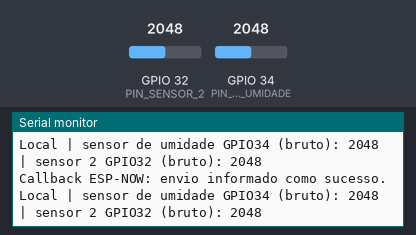
Bench run of a sketch on a simulated ESP32. Parts: the last lines printed to the serial monitor. The test bench sets the inputs (shaded band); at power-on: GPIO 32 (PIN_SENSOR_2) = 2048, GPIO 34 (PIN_SENSOR_UMIDADE) = 2048 (analog values on the 0–4095 scale).

Above: at 1.7 s.
1.8 s: GPIO 32 (PIN_SENSOR_2) set to 2866
At 2.9 s:
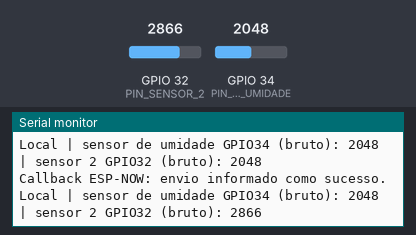
3.3 s: GPIO 34 (PIN_SENSOR_UMIDADE) set to 2866
At 3.9 s:
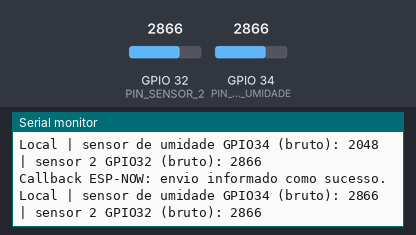
4.8 s: GPIO 32 (PIN_SENSOR_2) set to 3603
At 6.1 s:
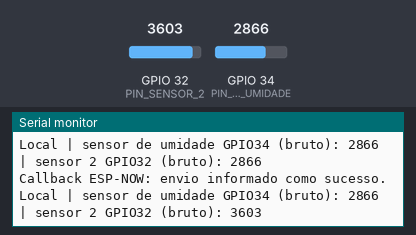
6.3 s: GPIO 34 (PIN_SENSOR_UMIDADE) set to 3603
At 7.4 s:
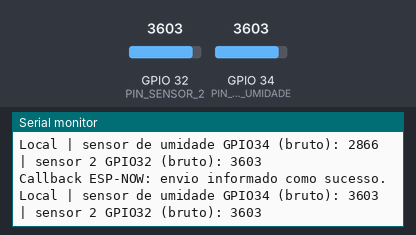
Timing chart, 0 to 8.8 s (numbered marks = the images above; inputs shaded):
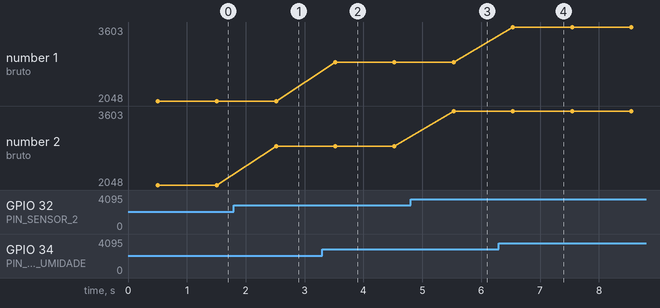

The sketch:

esp1_sensor.ino
```cpp
#include <Arduino.h>
#include <WiFi.h>
#include <esp_now.h>
#include <esp_wifi.h>
#include <esp_err.h>
#include <freertos/FreeRTOS.h>
#include <freertos/queue.h>

static const uint8_t PIN_SENSOR_UMIDADE = 34;
static const uint8_t PIN_SENSOR_2 = 32;
static const uint8_t CANAL_ESPNOW = 1;
static const uint32_t INTERVALO_ENVIO_MS = 1000;

static const uint8_t MAC_BROADCAST[6] = {
  0xFF, 0xFF, 0xFF, 0xFF, 0xFF, 0xFF
};

// Este pacote precisa ser igual ao definido no sketch do gateway.
typedef struct {
  uint16_t sensorUmidadeGPIO34;
  uint16_t sensor2GPIO32;
} DadosSensores;

QueueHandle_t filaStatusEnvio = nullptr;

void pararComErro(const char *etapa, esp_err_t codigo) {
  Serial.printf("ERRO em %s: codigo %d\n", etapa, (int)codigo);
  while (true) {
    delay(1000);
  }
}

void aoEnviar(const esp_now_send_info_t *info, esp_now_send_status_t status) {
  (void)info;
  if (filaStatusEnvio != nullptr) {
    xQueueSend(filaStatusEnvio, &status, 0);
  }
}

void setup() {
  Serial.begin(115200);
  delay(500);
  Serial.println();
  Serial.println("Transmissor ESP-NOW de sensores");

  analogReadResolution(12);
  pinMode(PIN_SENSOR_UMIDADE, INPUT);
  pinMode(PIN_SENSOR_2, INPUT);

  filaStatusEnvio = xQueueCreate(5, sizeof(esp_now_send_status_t));
  if (filaStatusEnvio == nullptr) {
    Serial.println("ERRO: nao foi possivel criar a fila de status.");
    while (true) {
      delay(1000);
    }
  }

  if (!WiFi.mode(WIFI_STA)) {
    Serial.println("ERRO: nao foi possivel iniciar o Wi-Fi em modo STA.");
    while (true) {
      delay(1000);
    }
  }

  esp_err_t resultado = esp_wifi_set_channel(CANAL_ESPNOW, WIFI_SECOND_CHAN_NONE);
  if (resultado != ESP_OK) {
    pararComErro("configurar canal Wi-Fi 1", resultado);
  }

  resultado = esp_now_init();
  if (resultado != ESP_OK) {
    pararComErro("inicializar ESP-NOW", resultado);
  }

  resultado = esp_now_register_send_cb(aoEnviar);
  if (resultado != ESP_OK) {
    pararComErro("registrar callback de envio", resultado);
  }

  // O endereco broadcast precisa estar cadastrado como peer para o envio.
  esp_now_peer_info_t peerInfo = {};
  memcpy(peerInfo.peer_addr, MAC_BROADCAST, sizeof(MAC_BROADCAST));
  peerInfo.channel = CANAL_ESPNOW;
  peerInfo.ifidx = WIFI_IF_STA;
  peerInfo.encrypt = false;

  resultado = esp_now_add_peer(&peerInfo);
  if (resultado != ESP_OK) {
    pararComErro("adicionar peer broadcast", resultado);
  }

  Serial.println("ESP-NOW pronto no canal Wi-Fi 1; destino broadcast.");
}

void loop() {
  esp_now_send_status_t statusEnvio;
  while (xQueueReceive(filaStatusEnvio, &statusEnvio, 0) == pdTRUE) {
    if (statusEnvio == ESP_NOW_SEND_SUCCESS) {
      Serial.println("Callback ESP-NOW: envio informado como sucesso.");
    } else {
      Serial.println("ERRO: callback ESP-NOW informou falha no envio.");
    }
  }

  DadosSensores dados;
  dados.sensorUmidadeGPIO34 = (uint16_t)analogRead(PIN_SENSOR_UMIDADE);
  dados.sensor2GPIO32 = (uint16_t)analogRead(PIN_SENSOR_2);

  Serial.printf(
    "Local | sensor de umidade GPIO34 (bruto): %u | sensor 2 GPIO32 (bruto): %u\n",
    (unsigned int)dados.sensorUmidadeGPIO34,
    (unsigned int)dados.sensor2GPIO32
  );

  esp_err_t resultado = esp_now_send(
    MAC_BROADCAST,
    (const uint8_t *)&dados,
    sizeof(dados)
  );

  if (resultado != ESP_OK) {
    Serial.printf("ERRO ao iniciar esp_now_send: codigo %d\n", (int)resultado);
  }

  delay(INTERVALO_ENVIO_MS);
}
```

Measured:
- after the input at 1.8 s, the serial monitor: prints a new line after 0.72 s (image 1)
- after the input at 3.3 s, the serial monitor: prints a new line after 0.22 s (image 2)
- after the input at 4.8 s, the serial monitor: prints a new line after 0.73 s (image 3)
- after the input at 6.3 s, the serial monitor: prints a new line after 0.24 s (image 4)
- plotted number 2: 2048 → 2866 after the input at 1.8 s, 2866 → 3603 after the input at 4.8 s
